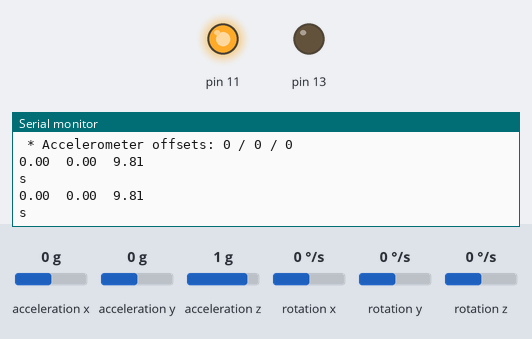
The sketch below on a simulated Arduino Uno, built with avr-gcc and run on an emulated ATmega328P. Shown: output pins drawn as LEDs (lit = HIGH), the last lines printed to the serial monitor. Inputs (shaded band) come from the test bench; at power-on: acceleration x 0 g, acceleration y 0 g, acceleration z 1 g, rotation x 0 °/s, rotation y 0 °/s, rotation z 0 °/s. No radio packets arrive unless stated.

Above: at 1.3 s.
1.4 s: acceleration x set to -1.4 g
At 2.9 s:
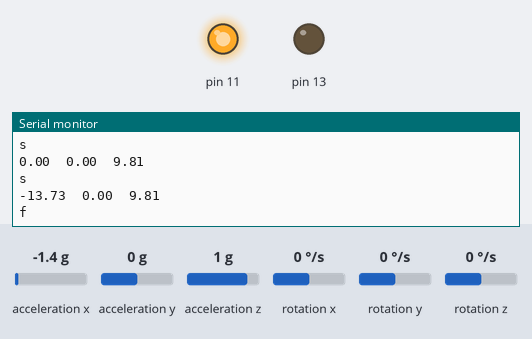
4.8 s: acceleration y set to -1.4 g
At 7.4 s:
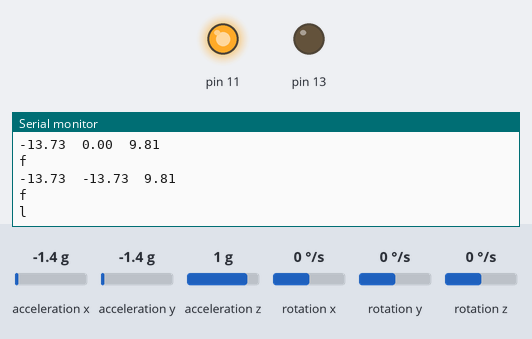

The sketch:

gesture_mpu6050_transmitter.ino
```cpp
/*
    Arduino and ADXL345 Accelerometer Tutorial
     by Dejan, https://howtomechatronics.com
*/
#include <RH_ASK.h>
#include <SPI.h>
#include <Wire.h>
#include <MPU6050.h>

float X_out, Y_out, Z_out;  // Outputs
RH_ASK driver;
MPU6050 mpu;

void setup()
{
  pinMode(13,OUTPUT);
  pinMode(11,OUTPUT);
  digitalWrite(13,LOW);
  digitalWrite(11,HIGH);
  Serial.begin(9600); // Initiate serial communication for printing the results on the Serial monitor
  if (!driver.init())
         Serial.println("init failed");
  else
         Serial.println("Done");
  while(!mpu.begin(MPU6050_SCALE_2000DPS, MPU6050_RANGE_2G))
  {
    Serial.println("Could not find a valid MPU6050 sensor, check wiring!");
    delay(500);
  }
  checkSettings();
}

void checkSettings()
{
  Serial.println();

  Serial.print(" * Sleep Mode:            ");
  Serial.println(mpu.getSleepEnabled() ? "Enabled" : "Disabled");

  Serial.print(" * Clock Source:          ");
  switch(mpu.getClockSource())
  {
    case MPU6050_CLOCK_KEEP_RESET:     Serial.println("Stops the clock and keeps the timing generator in reset"); break;
    case MPU6050_CLOCK_EXTERNAL_19MHZ: Serial.println("PLL with external 19.2MHz reference"); break;
    case MPU6050_CLOCK_EXTERNAL_32KHZ: Serial.println("PLL with external 32.768kHz reference"); break;
    case MPU6050_CLOCK_PLL_ZGYRO:      Serial.println("PLL with Z axis gyroscope reference"); break;
    case MPU6050_CLOCK_PLL_YGYRO:      Serial.println("PLL with Y axis gyroscope reference"); break;
    case MPU6050_CLOCK_PLL_XGYRO:      Serial.println("PLL with X axis gyroscope reference"); break;
    case MPU6050_CLOCK_INTERNAL_8MHZ:  Serial.println("Internal 8MHz oscillator"); break;
  }

  Serial.print(" * Accelerometer:         ");
  switch(mpu.getRange())
  {
    case MPU6050_RANGE_16G:            Serial.println("+/- 16 g"); break;
    case MPU6050_RANGE_8G:             Serial.println("+/- 8 g"); break;
    case MPU6050_RANGE_4G:             Serial.println("+/- 4 g"); break;
    case MPU6050_RANGE_2G:             Serial.println("+/- 2 g"); break;
  }

  Serial.print(" * Accelerometer offsets: ");
  Serial.print(mpu.getAccelOffsetX());
  Serial.print(" / ");
  Serial.print(mpu.getAccelOffsetY());
  Serial.print(" / ");
  Serial.println(mpu.getAccelOffsetZ());

  Serial.println();
}

void loop()
{
  Vector rawAccel = mpu.readRawAccel();
  Vector normAccel = mpu.readNormalizeAccel();

  int X_raw = rawAccel.XAxis;
  int Y_raw = rawAccel.XAxis;
  int Z_raw = rawAccel.XAxis;

  X_out = normAccel.XAxis;
  Y_out = normAccel.YAxis;
  Z_out = normAccel.ZAxis;

  Serial.print(X_out);
  Serial.print("  ");
  Serial.print(Y_out);
  Serial.print("  ");
  Serial.println(Z_out);

  if ((X_out>-5 && X_out<5) && (Y_out>-5 && Y_out<5)) //stationary or stop(transmitter parallel to ground)
  {
    char *msg="s";
    Serial.println(*msg);
    driver.send((uint8_t*)msg,strlen(msg));
    driver.waitPacketSent();
    delay(1000);
  }
  else
  {
    if (X_out<-5) //forward(transmitter tilted forward)
    {
      char *msg="f";
      Serial.println(*msg);
      driver.send((uint8_t*)msg,strlen(msg));
      driver.waitPacketSent();
      delay(1000);
    }
    if (X_out>5) //backward(transmitter tilted backward)
    {
      char *msg="a";
      Serial.println(*msg);
      driver.send((uint8_t*)msg,strlen(msg));
      driver.waitPacketSent();
      delay(1000);
    }
    if (Y_out>5) //left(transmitter tilted to left)
    {
      char *msg="r";
      Serial.println(*msg);
      driver.send((uint8_t*)msg,strlen(msg));
      driver.waitPacketSent();
      delay(1000);
    }
    if (Y_out<-5)//right(transmitter tilted to right)
    {
      char *msg="l";
      Serial.println(*msg);
      driver.send((uint8_t*)msg,strlen(msg));
      driver.waitPacketSent();
      delay(1000);
    }
  }
}
```

Measured:
- after the input at 1.4 s, the serial monitor: prints a new line after 0.86 s (image 1)
- after the input at 4.8 s, the serial monitor: prints a new line after 0.66 s (image 2)
